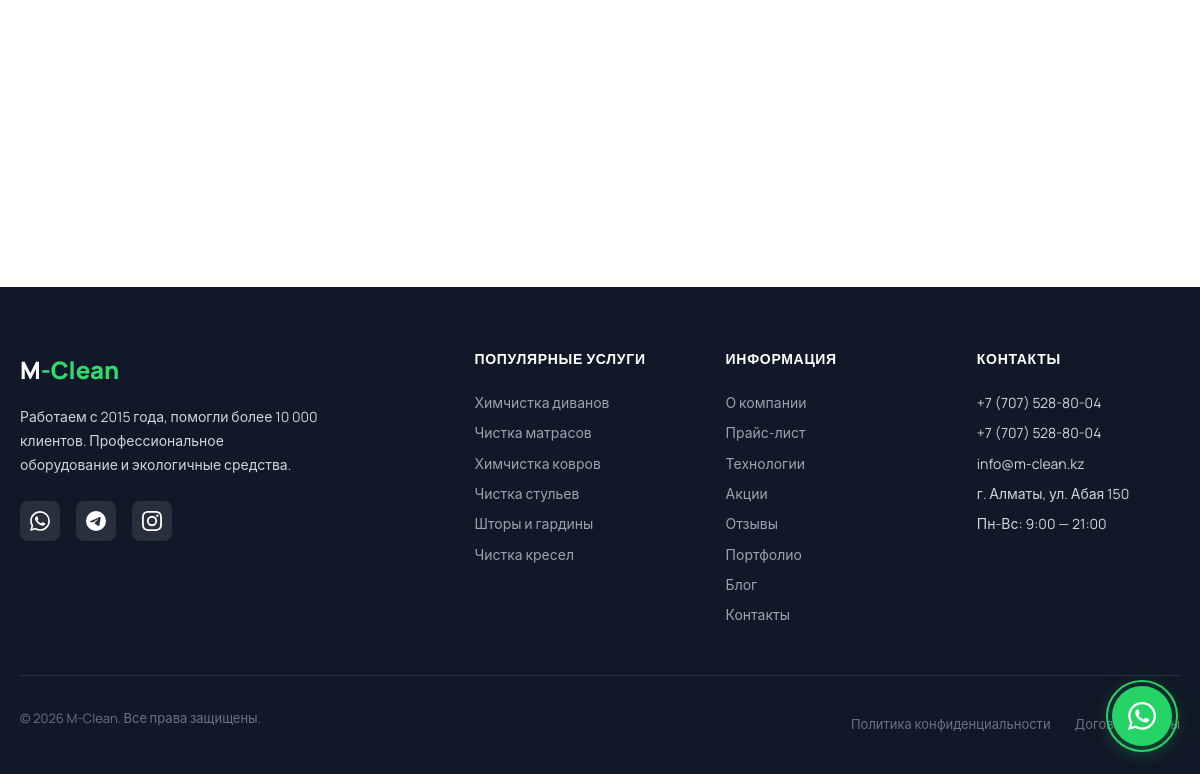
/services/ (lower part), run on an earlier commit of the app's database.
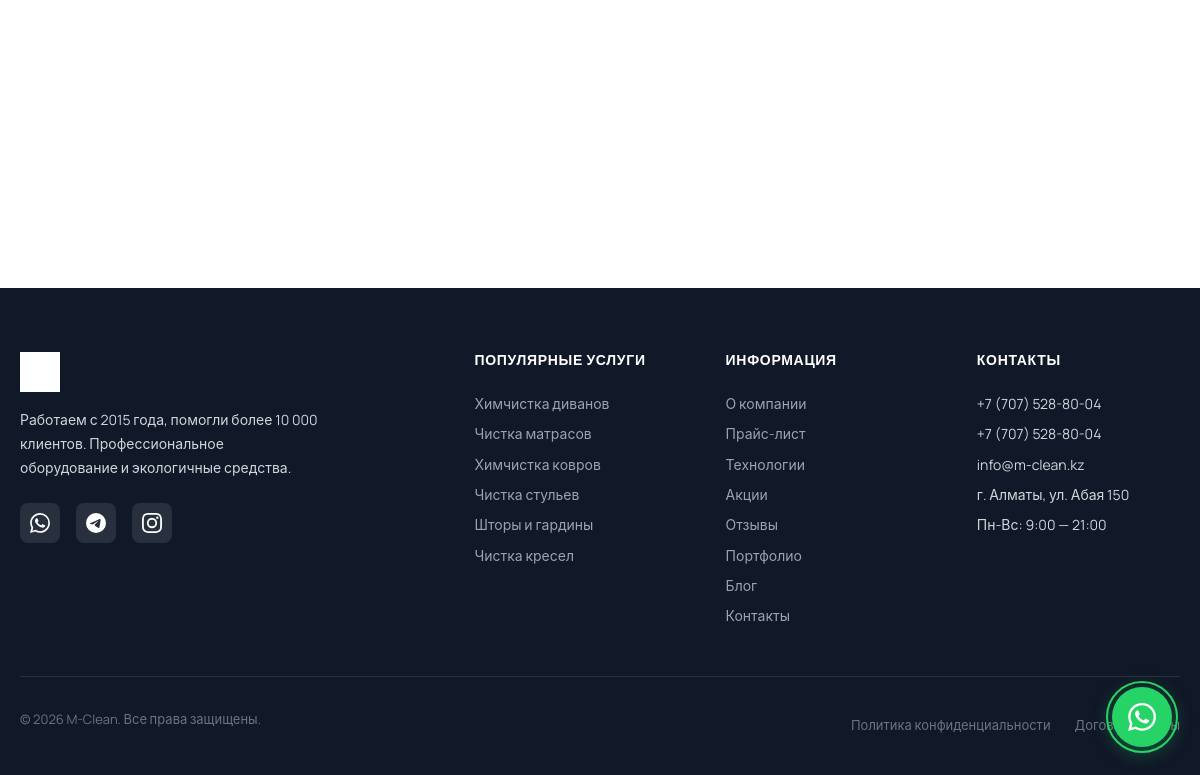
And on a later commit of the database.
### core/models.py (models this page shows, shortened)
class SiteSettings(models.Model):
    logo = models.ImageField(
        "Логотип",
        upload_to="branding/",
        blank=True,
        help_text="Основной логотип (для хедера)"
    )
    logo_footer = models.ImageField(
        "Логотип для футера",
        upload_to="branding/",
        blank=True,
        help_text="Белый/светлый логотип для тёмного футера"
    )
    favicon = models.ImageField(
        "Favicon",
        upload_to="branding/",
        blank=True,
        help_text="Иконка сайта (PNG, 32x32)"
    )
    hero_image = models.ImageField(
        "Фото Hero (справа)",
        upload_to="branding/",
        blank=True,
        help_text="Главное фото справа на первом экране (рекомендуется 600x500)"
    )
    hero_title = models.TextField(
        "Заголовок Hero (H1)",
        blank=True,
        help_text="HTML-разрешён. Например: Профессиональная<br><span>химчистка мебели</span><br>в Алматы"
    )
    hero_subtitle = models.TextField(
        "Подзаголовок Hero",
        blank=True,
        help_text="Текст под заголовком. Например: Вернём вашей мебели первозданный вид за 2 часа."
    )
    company_name = models.CharField(
        "Название компании",
        max_length=100,
        default="M-Clean"
    )
    tagline = models.CharField(
        "Слоган",
        max_length=255,
        blank=True,
        help_text="Например: Профессиональная химчистка мебели в Алматы"
    )
    about_short = models.TextField(
        "Краткое описание",
        blank=True,
        help_text="2-3 предложения для блока 'О нас' на главной"
    )
    phone = models.CharField("Телефон", max_length=30)
    phone_secondary = models.CharField(
        "Доп. телефон",
        max_length=30,
        blank=True
    )
    email = models.EmailField("Email", blank=True)
    address = models.CharField(
        "Адрес",
        max_length=255,
        blank=True,
        help_text="Город, улица"
    )
    working_hours = models.CharField(
        "Часы работы",
        max_length=100,
        blank=True,
        default="Пн-Вс: 9:00 — 21:00"
    )
    min_order = models.DecimalField(
        "Минимальный заказ (₸)",
        max_digits=10,
        decimal_places=0,
        default=7000,
        help_text="Минимальная сумма заказа для выезда мастера"
    )
    whatsapp_phone = models.CharField("Номер WhatsApp", max_length=20, blank=True, help_text="Только цифры, например 77075288004")
    telegram = models.URLField("Telegram", blank=True)
    instagram = models.URLField("Instagram", blank=True)
    vk = models.URLField("VK", blank=True)
    rating_yandex = models.DecimalField("Рейтинг Яндекс", max_digits=2, decimal_places=1, default=5.0)
    rating_google = models.DecimalField("Рейтинг Google", max_digits=2, decimal_places=1, default=5.0)
    rating_2gis = models.DecimalField("Рейтинг 2ГИС", max_digits=2, decimal_places=1, default=5.0)
    url_reviews_yandex = models.URLField("Ссылка на отзывы Яндекс", blank=True)
    url_reviews_google = models.URLField("Ссылка на отзывы Google", blank=True)
    url_reviews_2gis = models.URLField("Ссылка на отзывы 2ГИС", blank=True)
    telegram_bot_token = models.CharField("Telegram Bot Token", max_length=100, blank=True)
    telegram_chat_id = models.CharField("Telegram Chat ID", max_length=50, blank=True)
    seo_title = models.CharField(
        "SEO Title Главной",
        max_length=255,
        blank=True,
        help_text="Например: Химчистка мебели в Алматы | M-Clean"
    )
    seo_description = models.TextField(
        "SEO Description",
        blank=True,
        help_text="Описание для поисковой выдачи (до 160 символов)"
    )
    watermark = models.ImageField(
        "Водяной знак",
        upload_to="settings/",
        blank=True,
        null=True,
        help_text="PNG с прозрачностью для наложения на фото портфолио"
    )
    video = EmbedVideoField(
        verbose_name="Видео (YouTube)",
        blank=True,
        null=True,
        help_text="Вставьте полную ссылку на YouTube видео"
    )
    class Meta:
        verbose_name = "Настройки сайта"
        verbose_name_plural = "Настройки сайта"

### services/views.py (the view)
# urls.py: path('services/', views.services_page, name='services'),
def services_page(request):
    settings = SiteSettings.objects.first()
    categories = Category.objects.filter(is_active=True)
    services = Service.objects.filter(is_active=True)
    options = AdditionalOption.objects.filter(is_active=True)
    curtain_coeffs = CurtainCoefficient.objects.filter(is_active=True)
    services_data = []
    for svc in services:
        svc_options = svc.options.filter(is_active=True)
        price_rules = None
        if svc.calc_type == 'carpet':
            tiers = svc.tiers.all().order_by('max_area')
            if tiers.exists():
                price_rules = {
                    'tiers': [
                        {'max_area': t.max_area, 'price': float(t.price)}
                        for t in tiers
                    ]
                }
        services_data.append({
            'id': svc.id,
            'name': svc.name,
            'slug': svc.slug,
            'calc_type': svc.calc_type,
            'default_client_type': svc.default_client_type,
            'default_material': svc.default_material,
            'base_price': float(svc.base_price),
            'unit': svc.unit,
            'icon': svc.icon,
            'price_rules': price_rules,
            'options': [
                {
                    'id': opt.id,
                    'name': opt.name,
                    'price': float(opt.price),
                    'calc_unit': opt.calc_unit,
                }
                for opt in svc_options
            ],
        })
    all_options_data = [
        {
            'id': opt.id,
            'name': opt.name,
            'price': float(opt.price),
            'calc_unit': opt.calc_unit,
            'services': list(opt.services.values_list('id', flat=True)),
        }
        for opt in options
    ]
    curtain_coeffs_data = [
        {'name': cc.name, 'coefficient': float(cc.coefficient)}
        for cc in curtain_coeffs
    ]
    min_order = int(settings.min_order) if settings and settings.min_order else 7000
    context = {
        'settings': settings,
        'categories': categories,
        'services': services,
        'options': options,
        'services_data': services_data,
        'all_options_data': all_options_data,
        'curtain_coeffs': curtain_coeffs_data,  # для шаблона
        'curtain_coeffs_data': json.dumps(curtain_coeffs_data, ensure_ascii=False),  # для JS
        'min_order': min_order,
        'categories_data': json.dumps(
            [{'id': c.id, 'name': c.name} for c in categories],
            ensure_ascii=False
        ),
    }
    return render(request, 'services/services.html', context)

### core/context_processors.py (called while the page is built)
def site_context(request):
    facts = CompanyFact.objects.filter(is_active=True)
    clients_count = None
    experience_count = None
    for fact in facts:
        if fact.icon == 'users':
            clients_count = f"{fact.value:,}{fact.suffix}".replace(',', ' ')
        elif fact.icon == 'calendar':
            experience_count = f"{fact.value}{fact.suffix}"
    return {
        'settings': SiteSettings.objects.first(),
        'service_categories': Category.objects.filter(is_active=True),
        'nav_partners': Partner.objects.filter(is_active=True)[:5],
        'company_facts': facts,
        'clients_count': clients_count or '10 000+',
        'experience_count': experience_count or '8+',
    }

### templates/services/services.html (shortened to what this page needs)
{% extends 'base.html' %}
{% load static %}
{% block content %}
<section class="section">
    <div class="container">
    </div>
</section>
{% endblock %}

### templates/base.html (shortened to what the changed rows need)
{% load static %}
<!DOCTYPE html>
<html lang="ru">
<head>
    <link rel="stylesheet" href="https://cdn.jsdelivr.net/npm/swiper@11/swiper-bundle.min.css"/>
    <link rel="preload" href="{% static 'css/style.css' %}" as="style" onload="this.rel='stylesheet'">
</head>
<body class="{% block body_class %}{% endblock %}" data-whatsapp-phone="{{ settings.whatsapp_phone|default:'77075288004' }}">
    <footer class="footer" id="contacts">
        <div class="container">
            <div class="footer__grid">
                <div class="footer__brand">
                    <div class="footer__logo">
                        {% if settings.logo_footer %}
                        <img src="{{ settings.logo_footer.url }}" alt="M-Clean" class="footer__logo-img" height="40">
                        {% elif settings.logo %}
                        <img src="{{ settings.logo.url }}" alt="M-Clean" class="footer__logo-img" height="40">
                        {% else %}
                        M<span class="footer__logo-accent">-Clean</span>
                        {% endif %}
                    </div>
                    <p class="footer__about">
                        {{ settings.about_short|default:'Профессиональная химчистка мебели в Алматы. Мы возвращаем вашей мебели первозданный вид с 2015 года.' }}
                    </p>
                    <div class="footer__socials">
                        {% if settings.whatsapp_phone %}
                        <a href="https://wa.me/{{ settings.whatsapp_phone }}" class="footer__social" aria-label="WhatsApp" target="_blank" rel="noopener">
                        </a>
                        {% endif %}
                        {% if settings.telegram %}
                        <a href="{{ settings.telegram }}" class="footer__social" aria-label="Telegram">
                        </a>
                        {% endif %}
                        {% if settings.instagram %}
                        <a href="{{ settings.instagram }}" class="footer__social" aria-label="Instagram">
                        </a>
                        {% endif %}
                    </div>
                </div>
                <div class="footer__column">
                    <h4 class="footer__column-title">Контакты</h4>
                    {% if settings.phone %}
                    <div class="footer__contact">
                        <a href="tel:{{ settings.phone }}">{{ settings.phone }}</a>
                    </div>
                    {% endif %}
                    {% if settings.phone_secondary %}
                    <div class="footer__contact">
                        <a href="tel:{{ settings.phone_secondary }}">{{ settings.phone_secondary }}</a>
                    </div>
                    {% endif %}
                    {% if settings.email %}
                    <div class="footer__contact">
                        <a href="mailto:{{ settings.email }}">{{ settings.email }}</a>
                    </div>
                    {% endif %}
                    {% if settings.address %}
                    <div class="footer__contact">
                        {{ settings.address }}
                    </div>
                    {% endif %}
                    {% if settings.working_hours %}
                    <div class="footer__contact">
                        {{ settings.working_hours }}
                    </div>
                    {% endif %}
                </div>
            </div>
        </div>
    </footer>
</body>
</html>

What changed in the data, as far as the page shows it:
changed SiteSettings "info@m-clean.kz": logo: picture added; logo empty → "branding/Лого_2.png" (drawn)
Also different on the page:
text no longer shown: "M -Clean"
